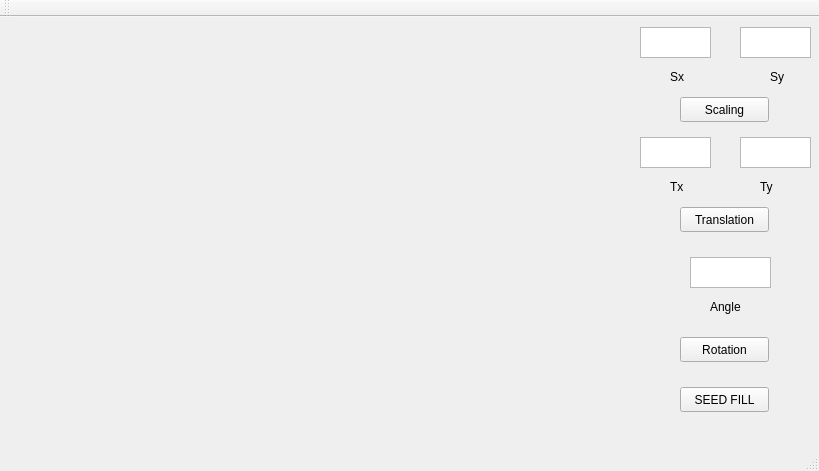
<?xml version="1.0" encoding="UTF-8"?>
<ui version="4.0">
 <class>MainWindow</class>
 <widget class="QMainWindow" name="MainWindow">
  <property name="geometry">
   <rect>
    <x>0</x>
    <y>0</y>
    <width>819</width>
    <height>471</height>
   </rect>
  </property>
  <property name="windowTitle">
   <string>MainWindow</string>
  </property>
  <widget class="QWidget" name="centralWidget">
   <widget class="QPushButton" name="pushButton">
    <property name="geometry">
     <rect>
      <x>680</x>
      <y>80</y>
      <width>89</width>
      <height>25</height>
     </rect>
    </property>
    <property name="text">
     <string>Scaling</string>
    </property>
   </widget>
   <widget class="QPushButton" name="pushButton_2">
    <property name="geometry">
     <rect>
      <x>680</x>
      <y>190</y>
      <width>89</width>
      <height>25</height>
     </rect>
    </property>
    <property name="text">
     <string>Translation</string>
    </property>
   </widget>
   <widget class="QPushButton" name="pushButton_3">
    <property name="geometry">
     <rect>
      <x>680</x>
      <y>320</y>
      <width>89</width>
      <height>25</height>
     </rect>
    </property>
    <property name="text">
     <string>Rotation</string>
    </property>
   </widget>
   <widget class="QLabel" name="label">
    <property name="geometry">
     <rect>
      <x>0</x>
      <y>0</y>
      <width>600</width>
      <height>600</height>
     </rect>
    </property>
    <property name="text">
     <string/>
    </property>
   </widget>
   <widget class="QTextEdit" name="textEdit">
    <property name="geometry">
     <rect>
      <x>640</x>
      <y>10</y>
      <width>71</width>
      <height>31</height>
     </rect>
    </property>
   </widget>
   <widget class="QTextEdit" name="textEdit_2">
    <property name="geometry">
     <rect>
      <x>740</x>
      <y>10</y>
      <width>71</width>
      <height>31</height>
     </rect>
    </property>
   </widget>
   <widget class="QLabel" name="label_3">
    <property name="geometry">
     <rect>
      <x>770</x>
      <y>50</y>
      <width>21</width>
      <height>20</height>
     </rect>
    </property>
    <property name="text">
     <string>Sy</string>
    </property>
   </widget>
   <widget class="QTextEdit" name="textEdit_3">
    <property name="geometry">
     <rect>
      <x>640</x>
      <y>120</y>
      <width>71</width>
      <height>31</height>
     </rect>
    </property>
   </widget>
   <widget class="QTextEdit" name="textEdit_4">
    <property name="geometry">
     <rect>
      <x>740</x>
      <y>120</y>
      <width>71</width>
      <height>31</height>
     </rect>
    </property>
   </widget>
   <widget class="QLabel" name="label_4">
    <property name="geometry">
     <rect>
      <x>670</x>
      <y>160</y>
      <width>21</width>
      <height>20</height>
     </rect>
    </property>
    <property name="text">
     <string>Tx</string>
    </property>
   </widget>
   <widget class="QLabel" name="label_5">
    <property name="geometry">
     <rect>
      <x>760</x>
      <y>160</y>
      <width>21</width>
      <height>20</height>
     </rect>
    </property>
    <property name="text">
     <string>Ty</string>
    </property>
   </widget>
   <widget class="QLabel" name="label_2">
    <property name="geometry">
     <rect>
      <x>670</x>
      <y>50</y>
      <width>21</width>
      <height>20</height>
     </rect>
    </property>
    <property name="text">
     <string>Sx</string>
    </property>
   </widget>
   <widget class="QTextEdit" name="textEdit_5">
    <property name="geometry">
     <rect>
      <x>690</x>
      <y>240</y>
      <width>81</width>
      <height>31</height>
     </rect>
    </property>
   </widget>
   <widget class="QLabel" name="label_6">
    <property name="geometry">
     <rect>
      <x>710</x>
      <y>280</y>
      <width>51</width>
      <height>20</height>
     </rect>
    </property>
    <property name="text">
     <string>Angle</string>
    </property>
   </widget>
   <widget class="QPushButton" name="pushButton_4">
    <property name="geometry">
     <rect>
      <x>680</x>
      <y>370</y>
      <width>89</width>
      <height>25</height>
     </rect>
    </property>
    <property name="text">
     <string>SEED FILL</string>
    </property>
   </widget>
  </widget>
  <widget class="QMenuBar" name="menuBar">
   <property name="geometry">
    <rect>
     <x>0</x>
     <y>0</y>
     <width>819</width>
     <height>22</height>
    </rect>
   </property>
  </widget>
  <widget class="QToolBar" name="mainToolBar">
   <attribute name="toolBarArea">
    <enum>TopToolBarArea</enum>
   </attribute>
   <attribute name="toolBarBreak">
    <bool>false</bool>
   </attribute>
  </widget>
  <widget class="QStatusBar" name="statusBar"/>
 </widget>
 <layoutdefault spacing="6" margin="11"/>
 <resources/>
 <connections/>
</ui>
